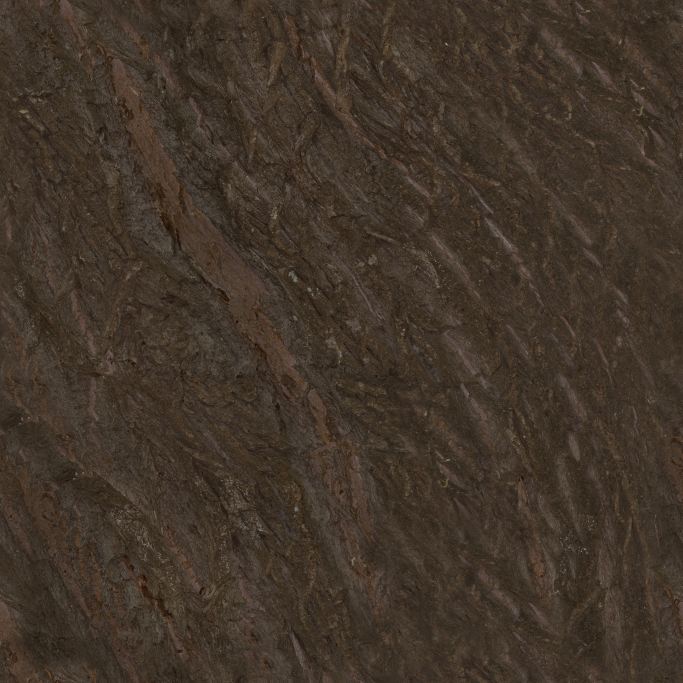
#> input picture blender/material-sources/bark_willow/bark_willow_albedo_2k.jpg, 2048 x 2048 px (shown at 1/3 size)
$ python check_image_duplicates.py blender/material-sources/bark_willow
#> lines starting #> are read from the running program, lines starting #| are printed output that depends on the picture
from pathlib import Path
from PIL import Image
import sys

root = Path(sys.argv[1])
paths = sorted(p for p in root.iterdir() if p.suffix.lower() in {'.jpg','.jpeg','.png','.webp'})

def dhash(path):
    with Image.open(path) as im:
#> im is the input picture: PIL image 2048x2048 RGB; mean R, G, B 65.9, 53.5, 42.2
        im = im.convert('L').resize((17, 16), Image.Resampling.LANCZOS)
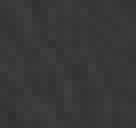
#> im: PIL image 17x16 L (shown 8 times larger); min 47, max 64, mean 55.9
        px = list(im.getdata())
#> px = 272 values, max 64 at index 195, min 47 at index 239, mean 55.94
    bits = 0
    for y in range(16):
        for x in range(16):
            bits = (bits << 1) | (px[y*17+x] > px[y*17+x+1])
#> after the loop, bits = 22060981187316891658168231530636394992179042331792219494971832161092698936229
    return bits

hashes = [(p, dhash(p)) for p in paths]
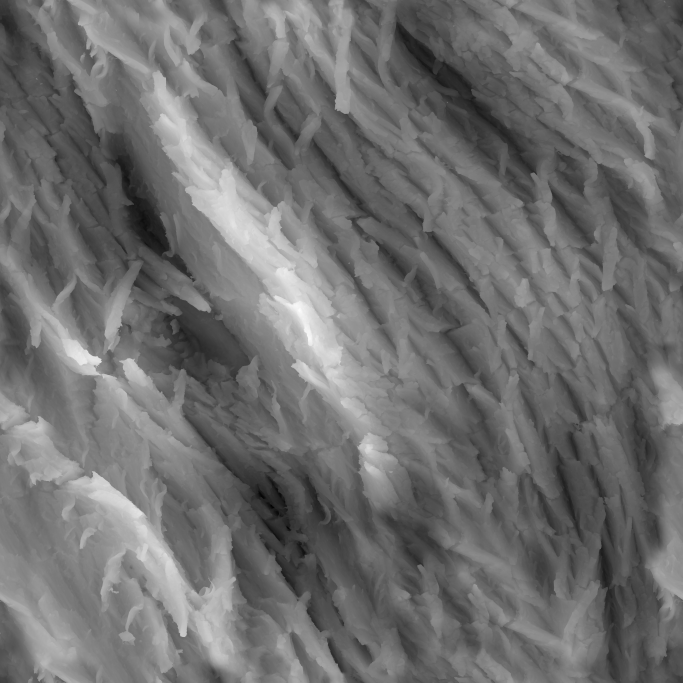
#> input picture blender/material-sources/bark_willow/bark_willow_displacement_2k.jpg, 2048 x 2048 px (shown at 1/3 size)
#> in dhash, im is the input picture: PIL image 2048x2048 L; min 1, max 254, mean 111.2
#> in dhash (call 2), `im = im.convert('L').resize((17, 16), Image.Resampling.LANCZOS)`:
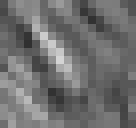
#> im: PIL image 17x16 L (shown 8 times larger); min 48, max 212, mean 111.2
#> in dhash (call 2), `px = list(im.getdata())`: px = 272 values, max 212 at index 126, min 48 at index 88, mean 111.2
#> after the loop in dhash (call 2), `for y in range(16):`: bits = 18896517450787193793475132800911406778630733927701502786690116841298905683266
#> hashes = 2 items
for i, (a, ha) in enumerate(hashes):
    for b, hb in hashes[i+1:]:
        d = (ha ^ hb).bit_count()
        if d <= 22:
            print(f'{d:02d} {a.name} {b.name}')
#> this loop made 2 passes
